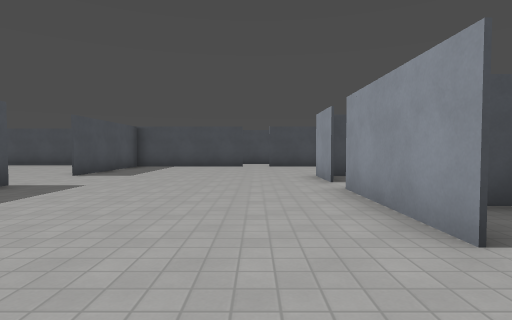
View 1 (above)

24 first-person views from a walk through a Godot game level. The camera is 1.3 m above the floor, tilts 2° down and sees 80° across. The floor is counted in squares, 2 m on a side. Each view is taken from the middle of a square. On the plan, view 1 faces up. The plan holds only what a view shows up to about 10 squares ahead; the rest is blank. The place goes on beyond the plan. Door leaves are left out where a doorway can be walked through. Surface patterns are stand-ins for the level's own textures.

View 2
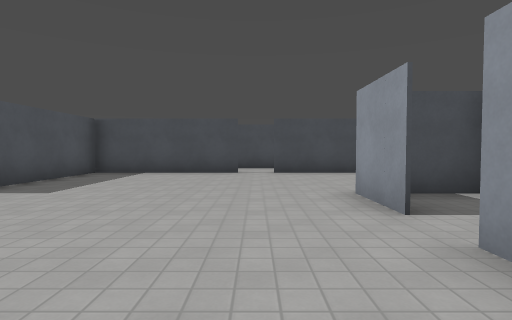

View 3
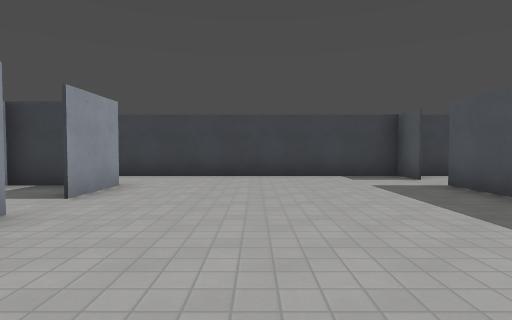

View 4
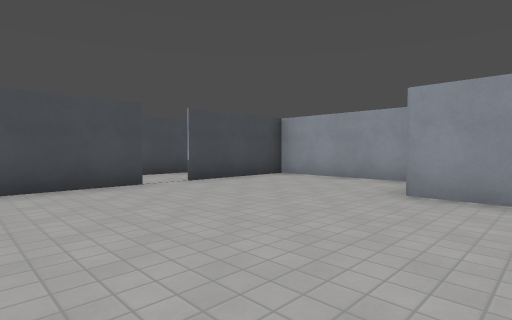

View 5
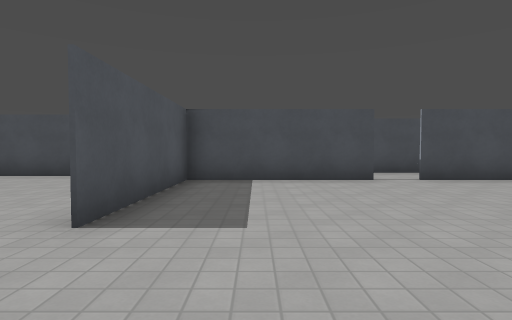

View 6
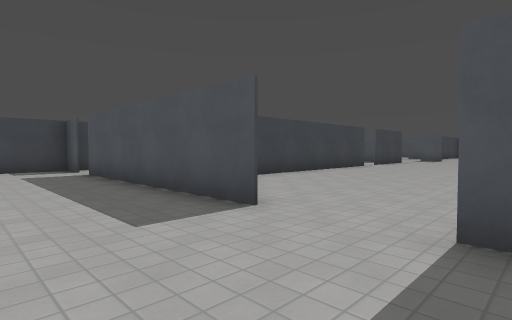

View 7
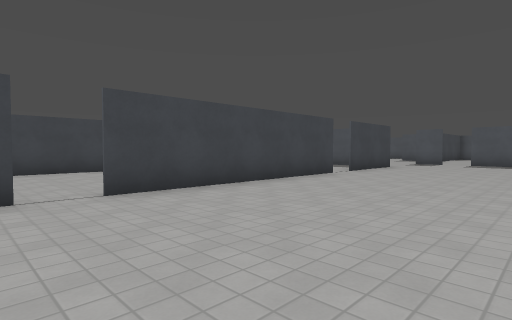

View 8
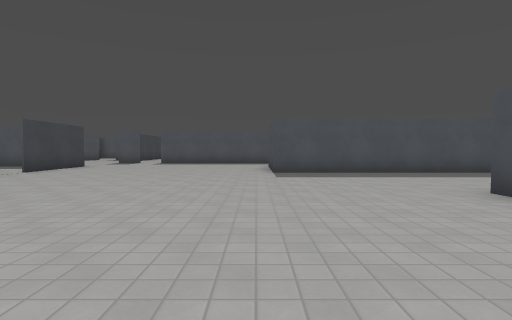

View 9
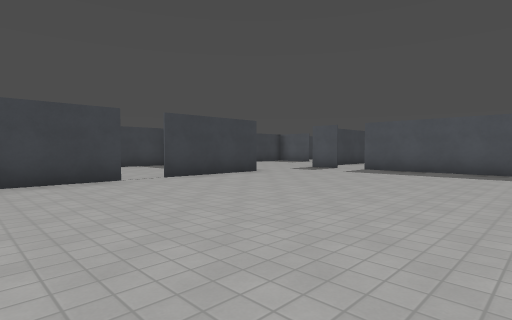

View 10
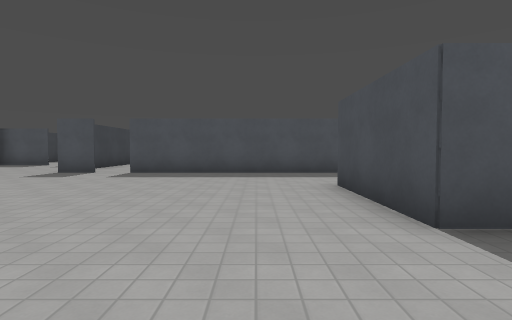

View 11
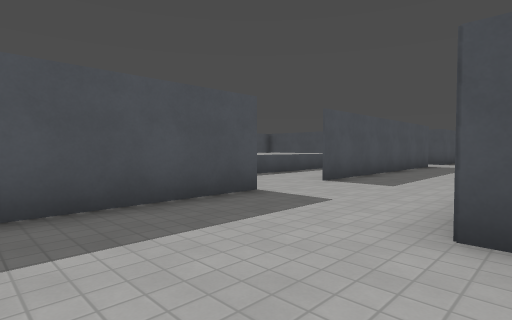

View 12
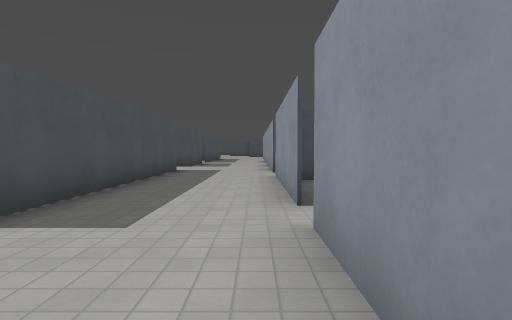

View 13
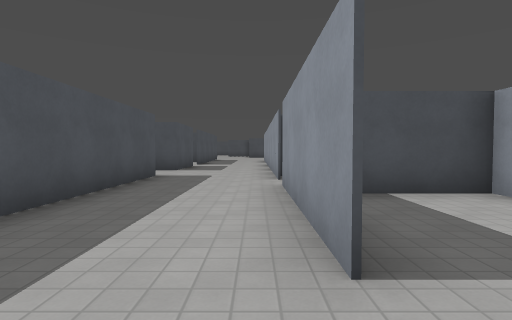

View 14
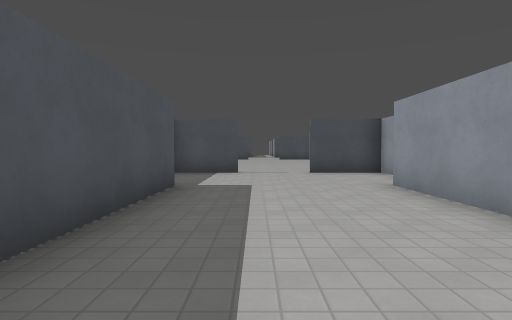

View 15
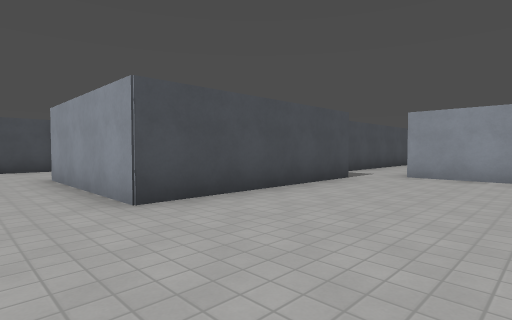

View 16
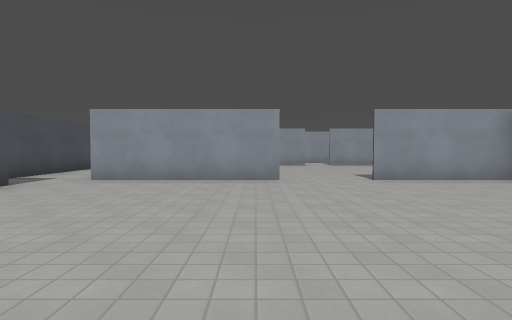

View 17
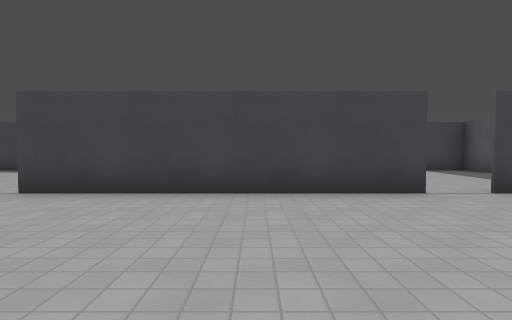

View 18
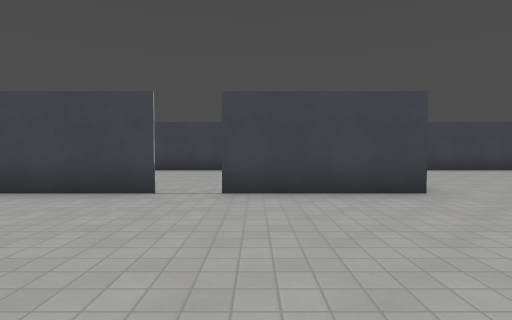

View 19
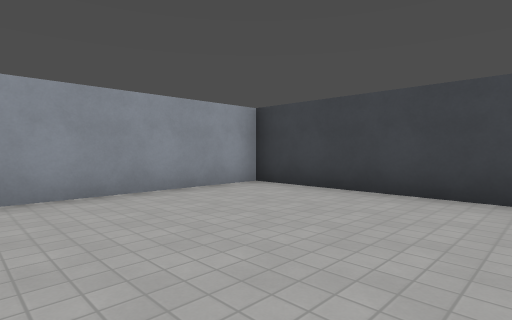

View 20
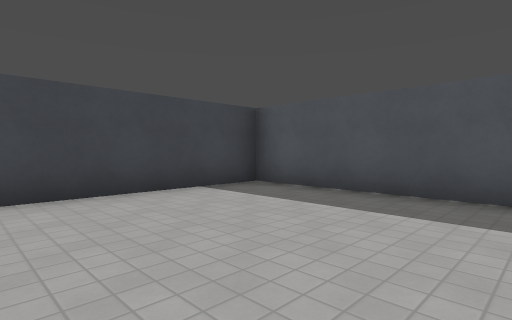

View 21
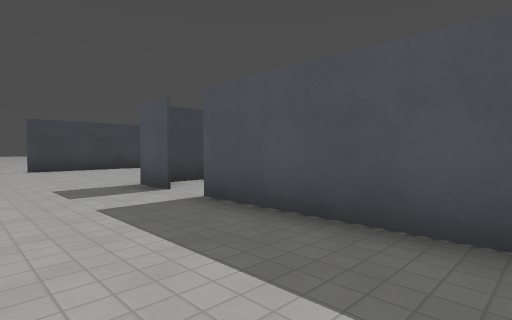

View 22
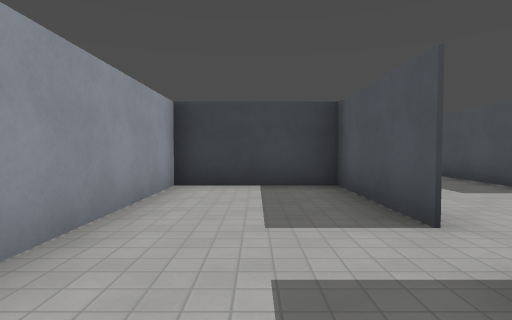

View 23
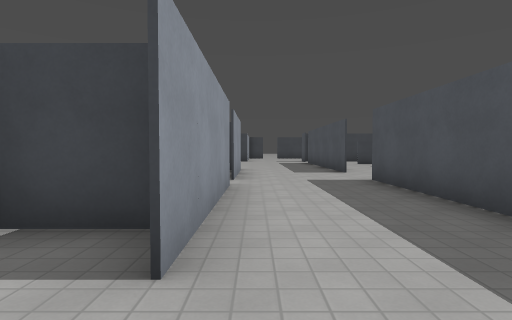

View 24
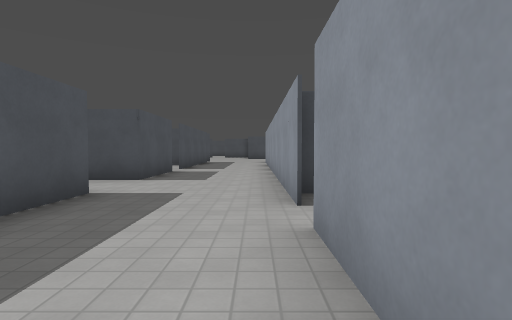

### Floor plan
Ten units are one square. View 1 is at (0, 0); x grows to the right and y downward. Boxes are objects, and circles mark ways between rooms. Rooms are numbered by the first view taken in them; rooms with no view inside come last. Other rooms are left out.
<svg viewBox="-210 -325 250 355">
<path fill="none" stroke="#000" d="M15 -60 15 -76M-45 -55 -45 5M15 -20 15 -50M35 -81 35 -115 5 -115M15 5 15 -10M-4 -115 -45 -115 -45 -75M-46 25 24 25M-136 -25 -75 -25M-175 -98 -175 -125M-45 -75 -45 -116M-176 -25 -145 -25M-55 -125 -105 -125 -105 -165M-205 -105 -205 -45M-145 -165 -145 -95 -176 -95M-45 -25 -45 -55M-205 -36 -205 -25M-95 -186 -95 -195 -115 -195M-135 -195 -154 -195M-205 25 -195 25M-105 25 -105 -16M-175 -16 -175 25 -100 25M-175 -125 -175 -95 -145 -95 -145 -134M-145 -165 -171 -165M-205 -240 -205 -214M-175 -185 -175 -246M-205 -195 -205 -175M-175 -135 -175 -175M-205 -175 -205 -125M-100 25 -46 25M18 -135 -44 -135"/>
<circle cx="-45" cy="-65" r="3" fill="#2a7"/>
<circle cx="-45" cy="10" r="3" fill="#2a7"/>
<circle cx="0" cy="-115" r="3" fill="#2a7"/>
<circle cx="-140" cy="-25" r="3" fill="#2a7"/>
<circle cx="-190" cy="-120" r="3" fill="#2a7"/>
<circle cx="-70" cy="-25" r="3" fill="#2a7"/>
<circle cx="-175" cy="-130" r="3" fill="#2a7"/>
<circle cx="-190" cy="-180" r="3" fill="#2a7"/>
<text x="-10" y="-50">1</text>
<text x="-120" y="-80">2</text>
<text x="-130" y="0">3</text>
<text x="-160" y="-130">4</text>
<text x="-130" y="-320">5</text>
<text x="-190" y="-150">6</text>
<text x="-70" y="-10">7</text>
<text x="-10" y="-130">8</text>
</svg>
Room 1 opens to room 2. Room 1 opens to room 7. Room 1 opens to room 8. Room 2 opens to room 3. Room 2 opens to room 6. Room 2 opens to room 7. Room 4 opens to room 6. Room 5 opens to room 6.

Where each view was taken, in squares from view 1:
view 1: 0 up, 0 right, facing up
view 2: 3 up, 0 right, facing up
view 3: 5 up, 1 left, facing down
view 4: 6 up, 3 left, facing up-right
view 5: 5 up, 3 left, facing up
view 6: 8 up, 2 left, facing down-left
view 7: 7 up, 6 left, facing down-left
view 8: 9 up, 6 left, facing left
view 9: 9 up, 11 left, facing down-left
view 10: 8 up, 12 left, facing left
view 11: 7 up, 17 left, facing up-left
view 12: 10 up, 18 left, facing up
view 13: 12 up, 18 left, facing up
view 14: 11 up, 13 left, facing up
view 15: 9 up, 12 left, facing up-right
view 16: 8 up, 11 left, facing right
view 17: 7 up, 11 left, facing down
view 18: 7 up, 15 left, facing down
view 19: 2 up, 15 left, facing down-right
view 20: 2 up, 13 left, facing down-left
view 21: 8 up, 18 left, facing down-left
view 22: 15 up, 16 left, facing down
view 23: 19 up, 18 left, facing down
view 24: 15 up, 18 left, facing up
